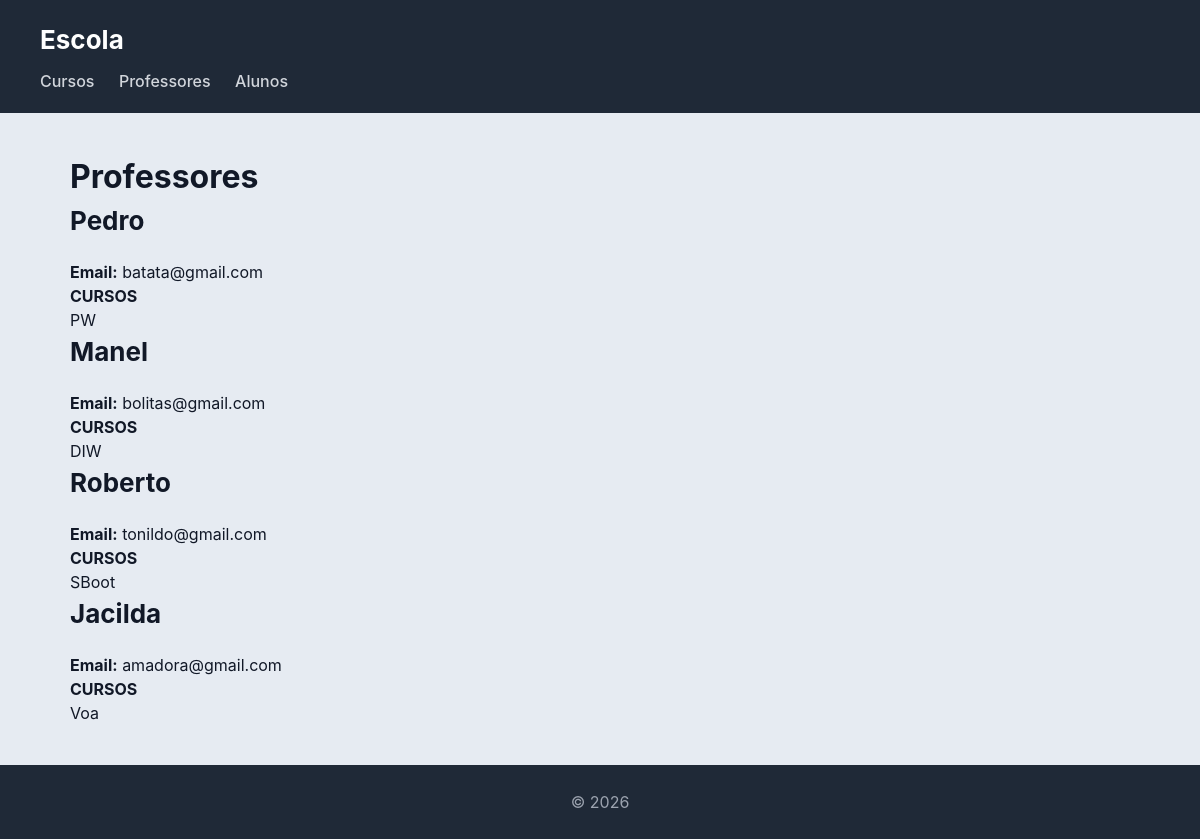
/escola/professores/, run on the app's committed database.
### escola/models.py (models this page shows, shortened)
class Professor(models.Model):
    nome = models.CharField(max_length=100)
    email = models.EmailField()

class Curso(models.Model):
    nome = models.CharField(max_length=100)
    imagem = models.ImageField(upload_to='media/cursos/')
    professor = models.ForeignKey(Professor, on_delete=models.CASCADE, related_name='cursos')
    alunos = models.ManyToManyField(Aluno, related_name='cursos')

### escola/views.py (the view)
# urls.py: path('professores/', views.professores_view, name="professores"),
def professores_view(request):
    professores = Professor.objects.prefetch_related('cursos').all()
    return render(request, 'escola/professores.html', {'professores': professores})

### escola/templates/escola/professores.html
{% extends 'escola/base.html' %}
{% block content %}
<h1>Professores</h1>
{% for professor in professores %}
    <div class="card">
        <h2>{{ professor.nome }}</h2>
        <p><strong>Email:</strong> {{ professor.email }}</p>
        <h4>CURSOS</h4>
        {% for curso in professor.cursos.all %}
            <span class="tag">{{ curso.nome }}</span>
        {% empty %}
            <p>Sem cursos</p>
        {% endfor %}
    </div>
{% endfor %}
{% endblock %}

### escola/static/escola/styles.css (style rules this page uses)
* { box-sizing: border-box; margin: 0; padding: 0; }
body { font-family: "Inter", "Segoe UI", system-ui, -apple-system, sans-serif; background: #e6ebf2; color: #111827; line-height: 1.5; }
h2 { margin-bottom: 20px; font-size: 26px; }

### data on the page
Professor: nome "Pedro", email "batata@gmail.com"
Curso: nome "PW"
Professor: nome "Manel", email "bolitas@gmail.com"
Curso: nome "DIW"
Professor: nome "Roberto", email "tonildo@gmail.com"
Curso: nome "SBoot"
Professor: nome "Jacilda", email "amadora@gmail.com"
Curso: nome "Voa"
